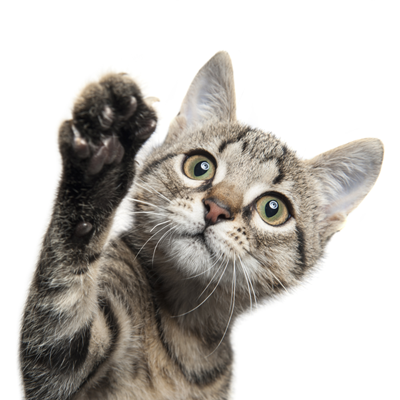
#> input picture katze.png, 400 x 400 px
$ python PCA_template.py
#> lines starting #> are read from the running program, lines starting #| are printed output that depends on the picture
import matplotlib.image as npim
import matplotlib.pyplot as plt
from scipy.linalg import svd
from scipy.linalg import eigh
import numpy as np

print("\n", "*"*15, "AUFGABE 3-3", "*"*15, "\n")


def rgb2gray(rgb):
    return np.dot(rgb[..., :3], [0.299, 0.587, 0.144])


def svd_decomposition(img, vals):
    U, s, V = svd(img)
    U = U[:, :vals]
    s = s[:vals]
    V = V[:vals, :]
    reconst_matrix = np.dot(U, np.dot(np.diag(s), V))
    return reconst_matrix


def pca_decomposition(img, vals):
    meanImg = np.mean(img)
    pic = img - meanImg
    # cov = np.cov(pic)
    cov = np.dot(pic, pic.T)
    E, V = eigh(cov)
    E = np.flip(E)
    V = np.fliplr(V)
    E, V = E[:vals], V[:, :vals]
    U = np.dot(V, V.T)
    reconst_matrix = np.dot(U, pic)
    reconst_matrix += meanImg
    return reconst_matrix


img = npim.imread("katze.png")
#> img is the input picture: shape (400, 400, 3) float32; mean R, G, B 0.749, 0.734, 0.716
gray = rgb2gray(img)
print(gray.shape)
#| (400, 400)
Mhat1 = svd_decomposition(gray, 20)
#> in svd_decomposition, `U, s, V = svd(img)`:
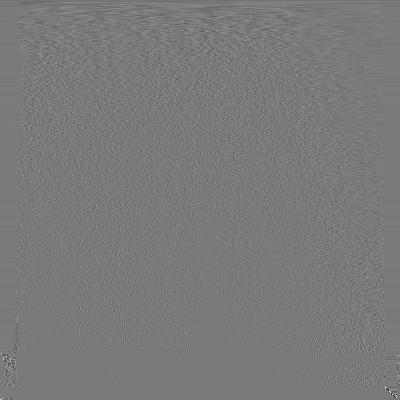
#> V: shape (400, 400) float64; min -0.908, max 0.984, mean -0.00014; drawn with min black and max white
#> in svd_decomposition, `U, s, V = svd(img)`: s = 400 values, max 316.7 at index 0, min 5.71e-15 at index 399, mean 2.14
#> in svd_decomposition, `s = s[:vals]`: s = 20 values, max 316.7 at index 0, min 5.55 at index 19, mean 30.91
Mhat2 = svd_decomposition(gray, 10)
Mhat3 = svd_decomposition(gray, 5)
#> call 3 of svd_decomposition, with vals = 5
#> in svd_decomposition (call 3), `U, s, V = svd(img)`: s = 400 values, max 316.7 at index 0, min 5.71e-15 at index 399, mean 2.14
#> in svd_decomposition (call 3), `U = U[:, :vals]`: U = 400 rows, first 6: [-0.0634, -0.0721, 0.0523, -0.015, 0.0111], [-0.0634, -0.0721, 0.0523, -0.015, 0.0111], [-0.0634, -0.0721, 0.0523, -0.015, 0.0111], [-0.0634, -0.0721, 0.0523, -0.015, 0.0111], [-0.0634, -0.0721, 0.0523, -0.015, 0.0111], [-0.0634, -0.0721, 0.0523, -0.015, 0.0111]
#> in svd_decomposition (call 3), `s = s[:vals]`: s = [316.7, 53.23, 43.65, 30.71, 26.16]
#> in svd_decomposition (call 3), `reconst_matrix = np.dot(U, np.dot(np.diag(s), V))`:
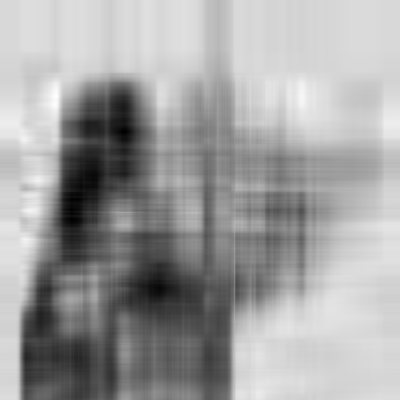
#> reconst_matrix: shape (400, 400) float64; min -0.062, max 1.23, mean 0.758; drawn with min black and max white

fig, [ax1, ax2, ax3, ax4] = plt.subplots(1, 4)
ax1.axis('off')
ax1.imshow(gray, cmap=plt.get_cmap('gray'))
ax1.set_title('true image')
ax2.axis('off')
ax2.imshow(Mhat1, cmap=plt.get_cmap('gray'))
ax2.set_title('20 dims')
ax3.axis('off')
ax3.imshow(Mhat2, cmap=plt.get_cmap('gray'))
ax3.set_title('10 dims')
ax4.axis('off')
ax4.imshow(Mhat3, cmap=plt.get_cmap('gray'))
ax4.set_title('5 dims')
plt.show()

pca1 = pca_decomposition(gray, 20)
#> in pca_decomposition, `meanImg = np.mean(img)`: meanImg = 0.758
#> in pca_decomposition, `E, V = eigh(cov)`:
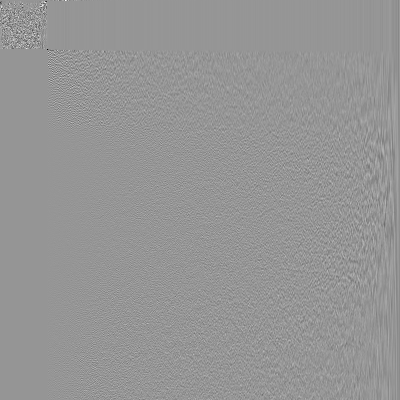
#> V: shape (400, 400) float64; min -0.959, max 0.672, mean -0.000227; drawn with min black and max white
#> in pca_decomposition, `E, V = eigh(cov)`: E = 400 values from -6.25e-13 to 8236.8
#> in pca_decomposition, `E = np.flip(E)`: E = 400 values, max 8236.8 at index 0, min -6.25e-13 at index 399, mean 42.16
#> in pca_decomposition, `E, V = E[:vals], V[:, :vals]`:
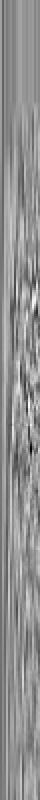
#> V: shape (400, 20) float64 (shown 2 times larger); min -0.268, max 0.194, mean -0.00436; drawn with min black and max white
#> in pca_decomposition, `E, V = E[:vals], V[:, :vals]`: E = 20 values, max 8236.8 at index 0, min 30.38 at index 19, mean 821.1
#> in pca_decomposition, `U = np.dot(V, V.T)`:
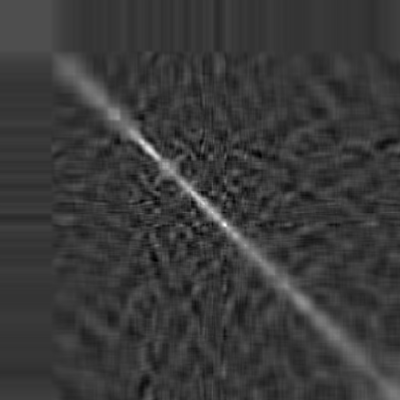
#> U: shape (400, 400) float64; min -0.0374, max 0.137, mean 0.0025; drawn with min black and max white
pca2 = pca_decomposition(gray, 10)
#> call 2 of pca_decomposition, with vals = 10
#> in pca_decomposition (call 2), `E, V = eigh(cov)`: E = 400 values from -6.25e-13 to 8236.8
#> in pca_decomposition (call 2), `E = np.flip(E)`: E = 400 values, max 8236.8 at index 0, min -6.25e-13 at index 399, mean 42.16
#> in pca_decomposition (call 2), `E, V = E[:vals], V[:, :vals]`: E = [8236.8, 2882.2, 2117.5, 788.3, 673, 397.9, 330.5, 182.2, 159.5, 101.9]
#> in pca_decomposition (call 2), `U = np.dot(V, V.T)`:
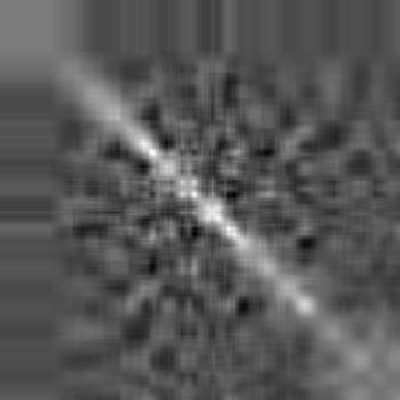
#> U: shape (400, 400) float64; min -0.024, max 0.0529, mean 0.00249; drawn with min black and max white
pca3 = pca_decomposition(gray, 5)
#> call 3 of pca_decomposition, with vals = 5
#> in pca_decomposition (call 3), `E, V = eigh(cov)`: E = 400 values from -6.25e-13 to 8236.8
#> in pca_decomposition (call 3), `E = np.flip(E)`: E = 400 values, max 8236.8 at index 0, min -6.25e-13 at index 399, mean 42.16
#> in pca_decomposition (call 3), `E, V = E[:vals], V[:, :vals]`: E = [8236.8, 2882.2, 2117.5, 788.3, 673]; V = 400 rows, first 6: [0.024, -0.0872, -0.00565, -0.0447, -0.0251], [0.024, -0.0872, -0.00564, -0.0448, -0.0252], [0.024, -0.0872, -0.00564, -0.0448, -0.0252], [0.024, -0.0872, -0.00564, -0.0448, -0.0252], [0.024, -0.0872, -0.00564, -0.0448, -0.0252], [0.024, -0.0872, -0.00564, -0.0448, -0.0252]
#> in pca_decomposition (call 3), `U = np.dot(V, V.T)`:
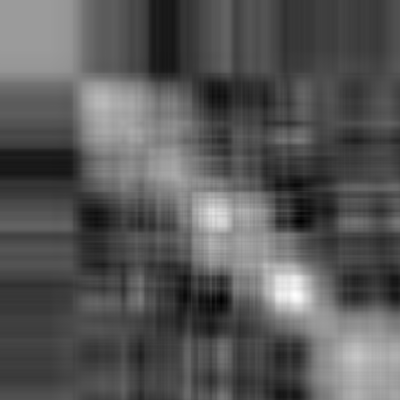
#> U: shape (400, 400) float64; min -0.00862, max 0.0234, mean 0.00241; drawn with min black and max white

fig, [ax1, ax2, ax3, ax4] = plt.subplots(1, 4)
ax1.axis('off')
ax1.imshow(gray, cmap=plt.get_cmap('gray'))
ax1.set_title('true image')
ax2.axis('off')
ax2.imshow(pca1, cmap=plt.get_cmap('gray'))
ax2.set_title('20 dims')
ax3.axis('off')
ax3.imshow(pca2, cmap=plt.get_cmap('gray'))
ax3.set_title('10 dims')
ax4.axis('off')
ax4.imshow(pca3, cmap=plt.get_cmap('gray'))
ax4.set_title('5 dims')
plt.show()

print("SVD und PCA with 20 components are the same? ", np.allclose(Mhat1, pca1))
#| SVD und PCA with 20 components are the same?  False

print("SVD und PCA with 20 components are QUITE the same? (Tolerance 0.005) ", np.allclose(Mhat1, pca1, atol=0.005))
#| SVD und PCA with 20 components are QUITE the same? (Tolerance 0.005)  True
